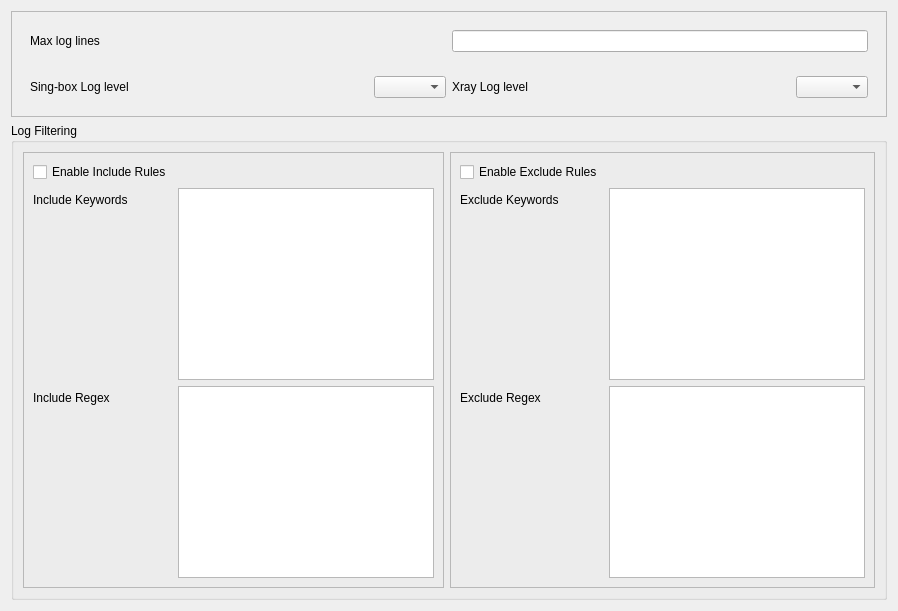
     <widget class="QWidget" name="Logging">
      <attribute name="title">
       <string>Logging</string>
      </attribute>
      <layout class="QVBoxLayout" name="verticalLayout_6">
       <item>
        <widget class="QFrame" name="frame">
         <property name="frameShape">
          <enum>QFrame::Shape::StyledPanel</enum>
         </property>
         <property name="frameShadow">
          <enum>QFrame::Shadow::Raised</enum>
         </property>
         <layout class="QVBoxLayout" name="verticalLayout_7">
          <item>
           <widget class="QWidget" name="widget_3" native="true">
            <layout class="QHBoxLayout" name="horizontalLayout_7">
             <item>
              <widget class="QLabel" name="label_17">
               <property name="text">
                <string>Max log lines</string>
               </property>
              </widget>
             </item>
             <item>
              <widget class="QLineEdit" name="max_log_line">
               <property name="sizePolicy">
                <sizepolicy hsizetype="Ignored" vsizetype="Fixed">
                 <horstretch>0</horstretch>
                 <verstretch>0</verstretch>
                </sizepolicy>
               </property>
              </widget>
             </item>
            </layout>
           </widget>
          </item>
          <item>
           <widget class="QWidget" name="widget_2" native="true">
            <layout class="QHBoxLayout" name="horizontalLayout_8">
             <item>
              <widget class="QLabel" name="label_3">
               <property name="text">
                <string>Sing-box Log level</string>
               </property>
              </widget>
             </item>
             <item>
              <widget class="QComboBox" name="log_level">
               <property name="sizePolicy">
                <sizepolicy hsizetype="Maximum" vsizetype="Fixed">
                 <horstretch>0</horstretch>
                 <verstretch>0</verstretch>
                </sizepolicy>
               </property>
              </widget>
             </item>
             <item>
              <widget class="QLabel" name="label_10">
               <property name="text">
                <string>Xray Log level</string>
               </property>
              </widget>
             </item>
             <item>
              <widget class="QComboBox" name="xray_loglevel">
               <property name="sizePolicy">
                <sizepolicy hsizetype="Maximum" vsizetype="Fixed">
                 <horstretch>0</horstretch>
                 <verstretch>0</verstretch>
                </sizepolicy>
               </property>
              </widget>
             </item>
            </layout>
           </widget>
          </item>
         </layout>
        </widget>
       </item>
       <item>
        <widget class="QGroupBox" name="groupBox_4">
         <property name="title">
          <string>Log Filtering</string>
         </property>
         <layout class="QHBoxLayout" name="horizontalLayout_4">
          <item>
           <widget class="QFrame" name="log_include_frame">
            <property name="frameShape">
             <enum>QFrame::Shape::StyledPanel</enum>
            </property>
            <property name="frameShadow">
             <enum>QFrame::Shadow::Raised</enum>
            </property>
            <layout class="QFormLayout" name="formLayout_3">
             <item row="2" column="0">
              <widget class="QLabel" name="label_25">
               <property name="text">
                <string>Include Keywords</string>
               </property>
              </widget>
             </item>
             <item row="2" column="1">
              <widget class="MyTextEdit" name="log_include_keyword"/>
             </item>
             <item row="3" column="1">
              <widget class="MyTextEdit" name="log_include_regex"/>
             </item>
             <item row="3" column="0">
              <widget class="QLabel" name="label_26">
               <property name="text">
                <string>Include Regex</string>
               </property>
              </widget>
             </item>
             <item row="0" column="0">
              <widget class="QCheckBox" name="enable_log_include">
               <property name="text">
                <string>Enable Include Rules</string>
               </property>
              </widget>
             </item>
            </layout>
           </widget>
          </item>
          <item>
           <widget class="QFrame" name="log_exclude_frame">
            <property name="frameShape">
             <enum>QFrame::Shape::StyledPanel</enum>
            </property>
            <property name="frameShadow">
             <enum>QFrame::Shadow::Raised</enum>
            </property>
            <layout class="QFormLayout" name="formLayout_4">
             <item row="0" column="0">
              <widget class="QCheckBox" name="enable_log_exclude">
               <property name="text">
                <string>Enable Exclude Rules</string>
               </property>
              </widget>
             </item>
             <item row="2" column="1">
              <widget class="MyTextEdit" name="log_exclude_keyword"/>
             </item>
             <item row="2" column="0">
              <widget class="QLabel" name="label_28">
               <property name="text">
                <string>Exclude Keywords</string>
               </property>
              </widget>
             </item>
             <item row="4" column="0">
              <widget class="QLabel" name="label_27">
               <property name="text">
                <string>Exclude Regex</string>
               </property>
              </widget>
             </item>
             <item row="4" column="1">
              <widget class="MyTextEdit" name="log_exclude_regex"/>
             </item>
            </layout>
           </widget>
          </item>
         </layout>
        </widget>
       </item>
      </layout>
     </widget>
